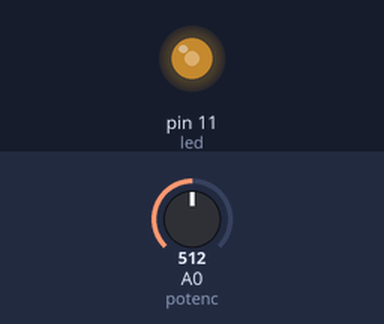
Recording of a sketch running on a simulated Arduino Uno, built with avr-gcc and run on an emulated ATmega328P. Parts: output pins drawn as LEDs (lit = HIGH). The test bench sets the inputs (shaded band); at power-on: A0 (potenc) = 512.

Above: at 1.2 s.
1.3 s: A0 (potenc) set to 716
At 1.9 s:
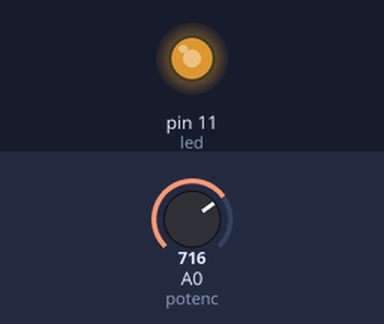
2.8 s: A0 (potenc) set to 900
At 3.1 s:
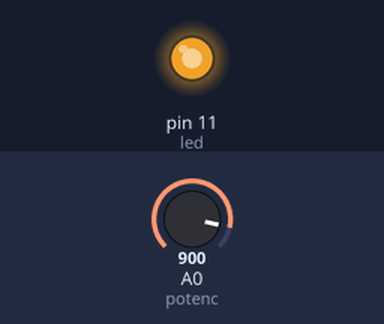
4.3 s: A0 (potenc) set to 122
At 5.4 s:
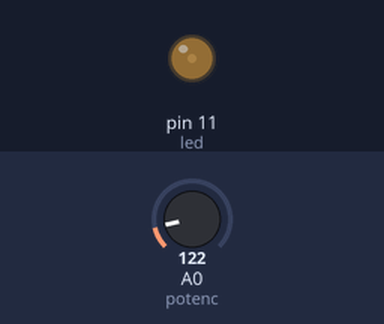
5.8 s: A0 (potenc) set to 0
At 6.5 s:
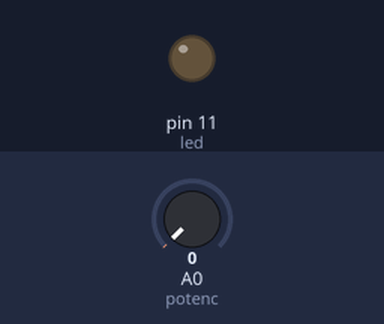
7.3 s: A0 (potenc) set to 511
At 7.7 s:
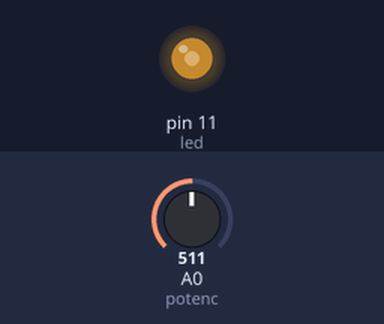
Timing chart, 0 to 9.8 s (numbered marks = the images above; inputs shaded):
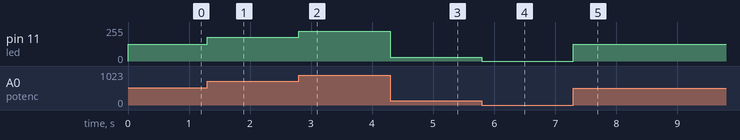

Measured:
- after the input at 1.3 s, pin 11 (led): 127/255 → 178/255 at once
- after the input at 2.8 s, pin 11 (led): 178/255 → 224/255 at once
- after the input at 4.3 s, pin 11 (led): 224/255 → 30/255 at once
- after the input at 5.8 s, pin 11 (led): 30/255 → 0/255 at once
- after the input at 7.3 s, pin 11 (led): 0/255 → 127/255 at once

The sketch:

pontenciometro-led.ino
```cpp
const int potenc = A0 ;
const int led = 11 ;
int potency = 0 ;
int pwm = 0 ;

void setup() {
  pinMode( led , OUTPUT ) ;
}

void loop() {
  potency = analogRead( potenc ) ;
  pwm = map( potency , 0 , 1023 , 0 , 255 ) ;
  analogWrite( led , pwm ) ;
}
```
